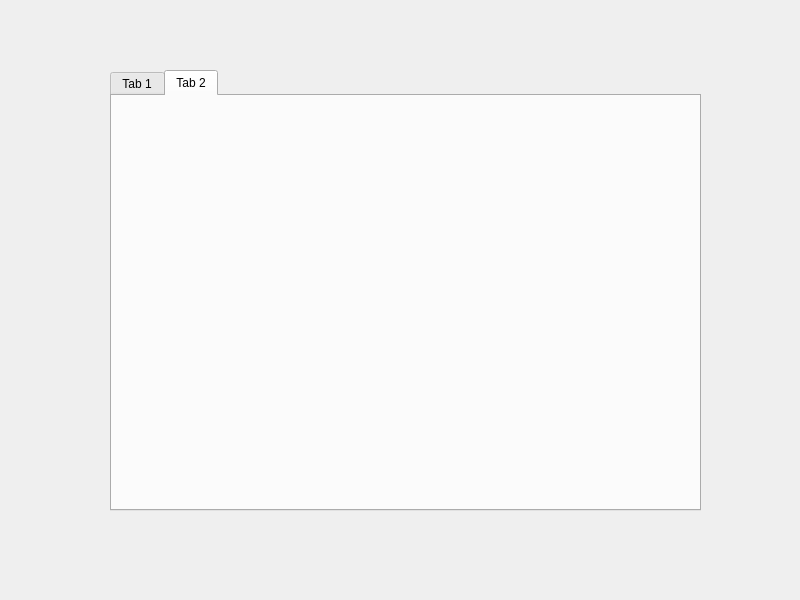
<?xml version="1.0" encoding="UTF-8"?>
<ui version="4.0">
 <class>Widget</class>
 <widget class="QWidget" name="Widget">
  <property name="geometry">
   <rect>
    <x>0</x>
    <y>0</y>
    <width>800</width>
    <height>600</height>
   </rect>
  </property>
  <property name="windowTitle">
   <string>Widget</string>
  </property>
  <widget class="QTabWidget" name="tabWidget">
   <property name="geometry">
    <rect>
     <x>110</x>
     <y>70</y>
     <width>591</width>
     <height>441</height>
    </rect>
   </property>
   <property name="currentIndex">
    <number>1</number>
   </property>
   <widget class="QWidget" name="pTab1">
    <attribute name="title">
     <string>Tab 1</string>
    </attribute>
   </widget>
   <widget class="QWidget" name="pTab2">
    <attribute name="title">
     <string>Tab 2</string>
    </attribute>
   </widget>
  </widget>
 </widget>
 <resources/>
 <connections/>
</ui>
